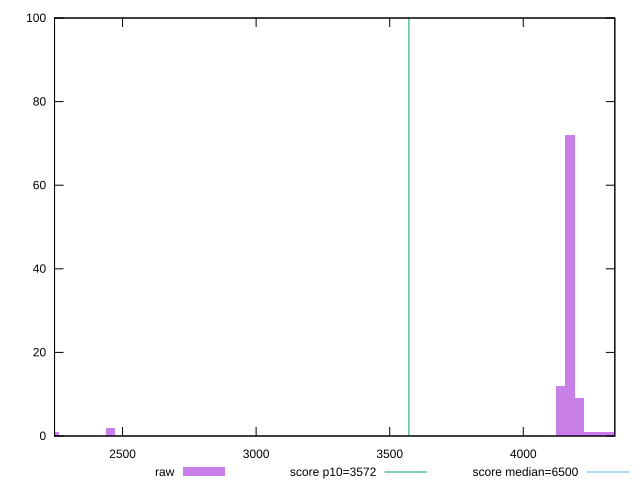

Generate this figure with gnuplot:
reset

$raw <<EOF
4174.421593720209 72
4209.500766776681 9
4139.342420663736 12
2455.542113953064 2
4349.81745900257 1
2245.06707561423 1
4279.659112889626 1
4314.738285946098 1
4244.579939833154 1
EOF

set key outside below
set boxwidth 35.07917305647234
set xrange [2245.366:4342.740000000001]
set yrange [0:100]
set trange [0:100]
set style fill transparent solid 0.5 noborder

set parametric
set terminal svg size 640, 490 enhanced background rgb 'white'
set output "report_00009_2021-02-08T22-37-41.559Z/first-cpu-idle/samples/pages+cached+noadtech/raw/histogram.svg"

plot $raw title "raw" with boxes, \
     3572,t title "score p10=3572", \
     6500,t title "score median=6500"

reset
